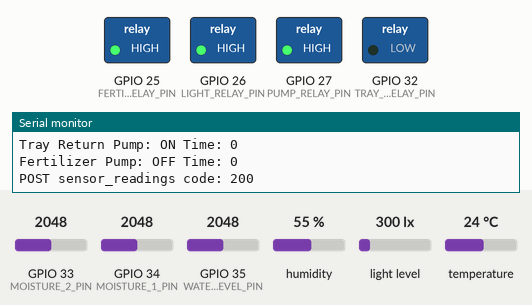
Simulated run of this sketch. Board: ESP32. Parts: switched loads named in the sketch (green lamp = pin HIGH), the last lines printed to the serial monitor. The test bench sets the inputs (shaded band); at power-on: light level 300 lx, GPIO 33 (MOISTURE_2_PIN) = 2048, GPIO 35 (WATER_LEVEL_PIN) = 2048, GPIO 34 (MOISTURE_1_PIN) = 2048, humidity 55 %, temperature 24 °C. WiFi joins after 1.5 s; servers stay silent unless stated; uploads are accepted with an empty reply.

Above: at 4.6 s.
4.7 s: light level set to 159 lx
6.2 s: light level set to 142 lx
At 7.5 s:
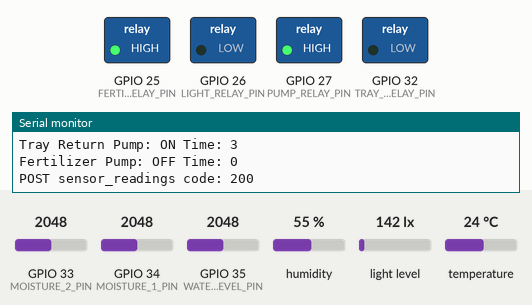
7.9 s: GPIO 33 (MOISTURE_2_PIN) set to 2460
9.4 s: GPIO 33 (MOISTURE_2_PIN) set to 2531
At 11.0 s:
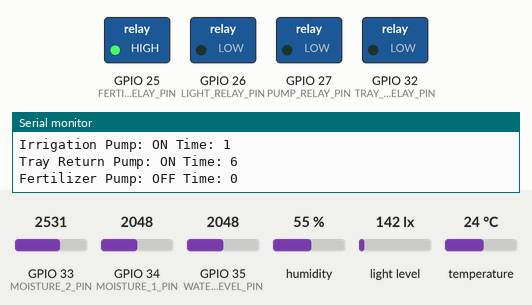
11.3 s: GPIO 35 (WATER_LEVEL_PIN) set to 27
13.1 s: GPIO 35 (WATER_LEVEL_PIN) set to 23
At 14.5 s:
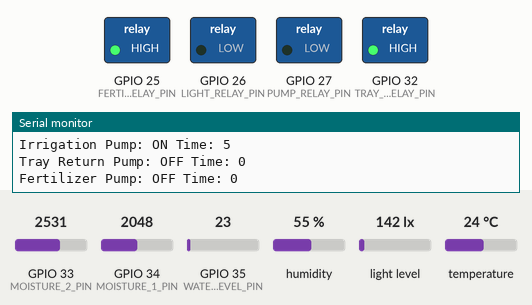
Timing chart, 0 to 15.7 s (numbered marks = the images above; inputs shaded):
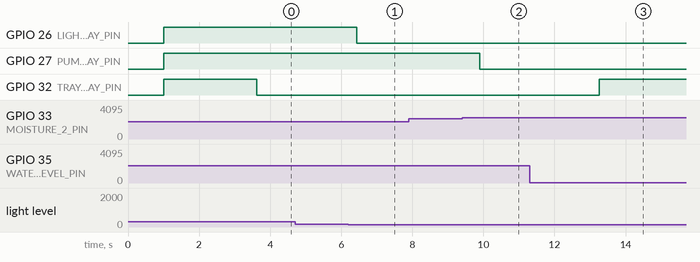

Measured:
- the behaviour switches between 150 and 149 lx on light level (found by bisection; images 0 and 1)
- the behaviour switches between 2486 and 2487 on GPIO 33 (MOISTURE_2_PIN) (found by bisection; images 1 and 2)
- the behaviour switches between 25 and 24 on GPIO 35 (WATER_LEVEL_PIN) (found by bisection; images 2 and 3)
- after the input at 6.2 s, GPIO 26 (LIGHT_RELAY_PIN): HIGH → LOW after 0.24 s
- after the input at 9.4 s, GPIO 27 (PUMP_RELAY_PIN): HIGH → LOW after 0.50 s
- after the input at 13.1 s, GPIO 32 (TRAY_PUMP_RELAY_PIN): LOW → HIGH after 0.15 s

The sketch:

esp32_v15_dual_moisture_thresholds.ino
```cpp
/*
  Smart Green House System V15
  ESP32 + Supabase + Website Adjustable Thresholds + Dual Soil Moisture Sensors

  Website threshold flow:
  Website Threshold Settings -> Supabase system_settings -> ESP32 reads every 5 seconds

  New update:
  - API URL/key is inside code, not pasted in website UI.
  - Two soil moisture sensors are used.
  - Overall soil moisture = (sensor 1 + sensor 2) / 2.
  - Auto irrigation pump is based on overall soil moisture.
  - Bottom tray water sensor controls tray return pump.
*/

#include <WiFi.h>
#include <HTTPClient.h>
#include <WiFiClientSecure.h>
#include <ArduinoJson.h>
#include <Wire.h>
#include <BH1750.h>
#include <DHT.h>

// ================= WIFI + SUPABASE =================
const char* ssid = "YOUR_WIFI_NAME";
const char* password = "YOUR_WIFI_PASSWORD";

String SUPABASE_URL = "https://jtnqlzdrwosrgqoxvjxs.supabase.co";
String SUPABASE_KEY = "PASTE_YOUR_LONG_ANON_KEY_HERE";

String READINGS_TABLE = "sensor_readings";
String CONTROL_TABLE = "device_controls";
String EVENTS_TABLE = "device_events";
String ALERTS_TABLE = "system_alerts";
String SETTINGS_TABLE = "system_settings";

// ================= SENSOR PINS =================
#define SDA_PIN 21
#define SCL_PIN 22
#define BH1750_ADDR 0x23

#define DHT_PIN 4
#define DHT_TYPE DHT11

#define MOISTURE_1_PIN 34
#define MOISTURE_2_PIN 33

// This water level sensor is placed at the BOTTOM TRAY.
#define WATER_LEVEL_PIN 35

// ================= RELAY PINS =================
// Total 4 relay channels
#define LIGHT_RELAY_PIN 26
#define PUMP_RELAY_PIN 27              // irrigation pump
#define FERTILIZER_RELAY_PIN 25
#define TRAY_PUMP_RELAY_PIN 32         // pump tray water back to main water tank

// ================= SENSOR CALIBRATION =================
// Adjust these values after real sensor testing.
#define DRY_VALUE 4095
#define WET_VALUE 1500

#define WATER_EMPTY_VALUE 0
#define WATER_FULL_VALUE 2500

// ================= DEFAULT THRESHOLDS =================
// Website values will replace these after ESP32 reads Supabase.
int lightThresholdLux = 150;
int moistureThresholdPercent = 70;
int trayWaterThresholdPercent = 0;

// Relay module active LOW
#define RELAY_ON LOW
#define RELAY_OFF HIGH

BH1750 lightMeter;
DHT dht(DHT_PIN, DHT_TYPE);
bool bh1750Ready = false;

// ================= TIMERS =================
unsigned long lastUploadTime = 0;
unsigned long uploadInterval = 3000;

unsigned long lastControlCheck = 0;
unsigned long controlCheckInterval = 1000;

unsigned long lastSettingsCheck = 0;
unsigned long settingsCheckInterval = 5000;

unsigned long lastTimerUpdate = 0;

// ================= DEVICE CONTROL STATES =================
String lightMode = "auto";
bool lightTarget = false;

String pumpMode = "auto";
bool pumpTarget = false;

String trayPumpMode = "auto";
bool trayPumpTarget = false;

// Fertilizer pump remains manual only
bool fertilizerTarget = false;

// ================= PREVIOUS STATES =================
bool prevLightState = false;
bool prevPumpState = false;
bool prevTrayPumpState = false;
bool prevFertilizerState = false;

// ================= ON TIME COUNTERS =================
unsigned long lightOnSeconds = 0;
unsigned long pumpOnSeconds = 0;
unsigned long trayPumpOnSeconds = 0;
unsigned long fertilizerOnSeconds = 0;

// ================= ALERT FLAGS =================
bool pumpFiveMinAlertSent = false;
bool trayWaterAlertSent = false;

// ================= BASIC FUNCTIONS =================
bool checkI2CDevice(byte address) {
  Wire.beginTransmission(address);
  return Wire.endTransmission() == 0;
}

int clampInt(int value, int minValue, int maxValue) {
  if (value < minValue) return minValue;
  if (value > maxValue) return maxValue;
  return value;
}

int readMoisturePercent(int pin) {
  int raw = analogRead(pin);
  int percent = map(raw, DRY_VALUE, WET_VALUE, 0, 100);
  return clampInt(percent, 0, 100);
}

void connectWiFi() {
  WiFi.mode(WIFI_STA);
  WiFi.begin(ssid, password);

  Serial.print("Connecting WiFi");

  int retry = 0;
  while (WiFi.status() != WL_CONNECTED && retry < 40) {
    delay(500);
    Serial.print(".");
    retry++;
  }

  Serial.println();

  if (WiFi.status() == WL_CONNECTED) {
    Serial.println("WiFi connected");
    Serial.println(WiFi.localIP());
  } else {
    Serial.println("WiFi failed. Use 2.4GHz WiFi.");
  }
}

String postJSON(String table, String jsonData) {
  if (WiFi.status() != WL_CONNECTED) connectWiFi();
  if (WiFi.status() != WL_CONNECTED) return "NO_WIFI";

  WiFiClientSecure client;
  client.setInsecure();
  HTTPClient http;

  String endpoint = SUPABASE_URL + "/rest/v1/" + table;
  http.begin(client, endpoint);
  http.addHeader("Content-Type", "application/json");
  http.addHeader("apikey", SUPABASE_KEY);
  http.addHeader("Authorization", "Bearer " + SUPABASE_KEY);
  http.addHeader("Prefer", "return=minimal");

  int code = http.POST(jsonData);
  String response = http.getString();
  http.end();

  Serial.print("POST ");
  Serial.print(table);
  Serial.print(" code: ");
  Serial.println(code);

  if (code != 201) Serial.println(response);
  return String(code);
}

void uploadAlert(String type, String message) {
  String json = "{";
  json += "\"alert_type\":\"" + type + "\",";
  json += "\"message\":\"" + message + "\",";
  json += "\"severity\":\"warning\"";
  json += "}";

  postJSON(ALERTS_TABLE, json);
}

void uploadEvent(String deviceName, String eventType, int durationSeconds) {
  String json = "{";
  json += "\"device_name\":\"" + deviceName + "\",";
  json += "\"event_type\":\"" + eventType + "\",";
  json += "\"duration_seconds\":" + String(durationSeconds);
  json += "}";

  postJSON(EVENTS_TABLE, json);
}

// ================= READ THRESHOLDS FROM WEBSITE/SUPABASE =================
void fetchThresholdSettings() {
  if (WiFi.status() != WL_CONNECTED) connectWiFi();
  if (WiFi.status() != WL_CONNECTED) return;

  WiFiClientSecure client;
  client.setInsecure();
  HTTPClient http;

  String endpoint = SUPABASE_URL + "/rest/v1/" + SETTINGS_TABLE;
  endpoint += "?select=setting_value&setting_key=eq.thresholds";

  http.begin(client, endpoint);
  http.addHeader("apikey", SUPABASE_KEY);
  http.addHeader("Authorization", "Bearer " + SUPABASE_KEY);

  int code = http.GET();

  if (code == 200) {
    String payload = http.getString();

    DynamicJsonDocument doc(2048);
    DeserializationError error = deserializeJson(doc, payload);

    if (!error && doc.is<JsonArray>() && doc.size() > 0) {
      JsonVariant settingValue = doc[0]["setting_value"];

      lightThresholdLux = settingValue["light_lux"] | lightThresholdLux;
      moistureThresholdPercent = settingValue["moisture_percent"] | moistureThresholdPercent;
      trayWaterThresholdPercent = settingValue["tray_water_percent"] | trayWaterThresholdPercent;

      lightThresholdLux = constrain(lightThresholdLux, 0, 100000);
      moistureThresholdPercent = constrain(moistureThresholdPercent, 0, 100);
      trayWaterThresholdPercent = constrain(trayWaterThresholdPercent, 0, 100);

      Serial.println("Threshold updated from website:");
      Serial.print("Light lux threshold: ");
      Serial.println(lightThresholdLux);
      Serial.print("Overall moisture threshold: ");
      Serial.println(moistureThresholdPercent);
      Serial.print("Tray water threshold: ");
      Serial.println(trayWaterThresholdPercent);
    }
  } else {
    Serial.print("Fetch threshold settings failed: ");
    Serial.println(code);
    Serial.println(http.getString());
  }

  http.end();
}

// ================= READ DEVICE BUTTON COMMANDS FROM WEBSITE =================
void fetchControlCommands() {
  if (WiFi.status() != WL_CONNECTED) connectWiFi();
  if (WiFi.status() != WL_CONNECTED) return;

  WiFiClientSecure client;
  client.setInsecure();
  HTTPClient http;

  String endpoint = SUPABASE_URL + "/rest/v1/" + CONTROL_TABLE;
  endpoint += "?select=device_name,mode,target_state";

  http.begin(client, endpoint);
  http.addHeader("apikey", SUPABASE_KEY);
  http.addHeader("Authorization", "Bearer " + SUPABASE_KEY);

  int code = http.GET();

  if (code == 200) {
    String payload = http.getString();

    DynamicJsonDocument doc(4096);
    DeserializationError error = deserializeJson(doc, payload);

    if (!error) {
      for (JsonObject obj : doc.as<JsonArray>()) {
        String deviceName = obj["device_name"] | "";
        String mode = obj["mode"] | "auto";
        bool targetState = obj["target_state"] | false;

        if (deviceName == "light_bulb") {
          lightMode = mode;
          lightTarget = targetState;
        } else if (deviceName == "water_pump") {
          pumpMode = mode;
          pumpTarget = targetState;
        } else if (deviceName == "tray_pump") {
          trayPumpMode = mode;
          trayPumpTarget = targetState;
        } else if (deviceName == "fertilizer_pump") {
          fertilizerTarget = targetState;
        }
      }
    }
  } else {
    Serial.print("Fetch control failed: ");
    Serial.println(code);
    Serial.println(http.getString());
  }

  http.end();
}

// ================= RELAY CONTROL =================
void setRelays(bool lightState, bool pumpState, bool trayPumpState, bool fertilizerState) {
  digitalWrite(LIGHT_RELAY_PIN, lightState ? RELAY_ON : RELAY_OFF);
  digitalWrite(PUMP_RELAY_PIN, pumpState ? RELAY_ON : RELAY_OFF);
  digitalWrite(TRAY_PUMP_RELAY_PIN, trayPumpState ? RELAY_ON : RELAY_OFF);
  digitalWrite(FERTILIZER_RELAY_PIN, fertilizerState ? RELAY_ON : RELAY_OFF);
}

void updateOnTimers(bool lightState, bool pumpState, bool trayPumpState, bool fertilizerState) {
  unsigned long now = millis();

  if (lastTimerUpdate == 0) {
    lastTimerUpdate = now;
    return;
  }

  unsigned long deltaMs = now - lastTimerUpdate;

  if (deltaMs >= 1000) {
    unsigned long deltaSeconds = deltaMs / 1000;

    if (lightState) lightOnSeconds += deltaSeconds;
    else lightOnSeconds = 0;

    if (pumpState) pumpOnSeconds += deltaSeconds;
    else pumpOnSeconds = 0;

    if (trayPumpState) trayPumpOnSeconds += deltaSeconds;
    else trayPumpOnSeconds = 0;

    if (fertilizerState) fertilizerOnSeconds += deltaSeconds;
    else fertilizerOnSeconds = 0;

    lastTimerUpdate += deltaSeconds * 1000;
  }
}

void handleDeviceEvents(bool lightState, bool pumpState, bool trayPumpState, bool fertilizerState) {
  if (lightState != prevLightState) {
    uploadEvent("light_bulb", lightState ? "ON" : "OFF", lightState ? 0 : lightOnSeconds);
    prevLightState = lightState;
  }

  if (pumpState != prevPumpState) {
    if (pumpState) pumpFiveMinAlertSent = false;
    uploadEvent("water_pump", pumpState ? "ON" : "OFF", pumpState ? 0 : pumpOnSeconds);
    prevPumpState = pumpState;
  }

  if (trayPumpState != prevTrayPumpState) {
    uploadEvent("tray_pump", trayPumpState ? "ON" : "OFF", trayPumpState ? 0 : trayPumpOnSeconds);
    prevTrayPumpState = trayPumpState;
  }

  if (fertilizerState != prevFertilizerState) {
    uploadEvent("fertilizer_pump", fertilizerState ? "ON" : "OFF", fertilizerState ? 0 : fertilizerOnSeconds);
    prevFertilizerState = fertilizerState;
  }
}

// ================= SETUP =================
void setup() {
  Serial.begin(115200);
  delay(1000);

  pinMode(LIGHT_RELAY_PIN, OUTPUT);
  pinMode(PUMP_RELAY_PIN, OUTPUT);
  pinMode(TRAY_PUMP_RELAY_PIN, OUTPUT);
  pinMode(FERTILIZER_RELAY_PIN, OUTPUT);

  setRelays(false, false, false, false);

  connectWiFi();

  Wire.begin(SDA_PIN, SCL_PIN);
  Wire.setClock(100000);
  delay(500);

  if (checkI2CDevice(BH1750_ADDR)) {
    bh1750Ready = lightMeter.begin(BH1750::CONTINUOUS_HIGH_RES_MODE, BH1750_ADDR, &Wire);
  } else {
    Serial.println("BH1750 not found. Check SDA/SCL wiring.");
  }

  dht.begin();

  pinMode(MOISTURE_1_PIN, INPUT);
  pinMode(MOISTURE_2_PIN, INPUT);
  pinMode(WATER_LEVEL_PIN, INPUT);

  fetchThresholdSettings();
  fetchControlCommands();

  Serial.println("Smart Green House V15 ready.");
}

// ================= MAIN LOOP =================
void loop() {
  if (millis() - lastControlCheck >= controlCheckInterval) {
    lastControlCheck = millis();
    fetchControlCommands();
  }

  if (millis() - lastSettingsCheck >= settingsCheckInterval) {
    lastSettingsCheck = millis();
    fetchThresholdSettings();
  }

  float lux = -1;
  if (bh1750Ready) {
    lux = lightMeter.readLightLevel();
  }

  float humidity = dht.readHumidity();
  float temperature = dht.readTemperature();

  if (isnan(humidity) || isnan(temperature)) {
    humidity = -1;
    temperature = -1;
  }

  int moisture1Raw = analogRead(MOISTURE_1_PIN);
  int moisture2Raw = analogRead(MOISTURE_2_PIN);

  int moisture1Percent = map(moisture1Raw, DRY_VALUE, WET_VALUE, 0, 100);
  moisture1Percent = constrain(moisture1Percent, 0, 100);

  int moisture2Percent = map(moisture2Raw, DRY_VALUE, WET_VALUE, 0, 100);
  moisture2Percent = constrain(moisture2Percent, 0, 100);

  int overallMoisturePercent = (moisture1Percent + moisture2Percent) / 2;

  int waterRaw = analogRead(WATER_LEVEL_PIN);
  int waterPercent = map(waterRaw, WATER_EMPTY_VALUE, WATER_FULL_VALUE, 0, 100);
  waterPercent = constrain(waterPercent, 0, 100);

  // ================= AUTO / MANUAL LOGIC =================
  bool lightRelayStatus =
    (lightMode == "manual") ? lightTarget : (lux >= 0 && lux < lightThresholdLux);

  bool pumpRelayStatus =
    (pumpMode == "manual") ? pumpTarget : (overallMoisturePercent < moistureThresholdPercent);

  bool trayPumpRelayStatus =
    (trayPumpMode == "manual") ? trayPumpTarget : (waterPercent > trayWaterThresholdPercent);

  bool fertilizerRelayStatus = fertilizerTarget;

  setRelays(lightRelayStatus, pumpRelayStatus, trayPumpRelayStatus, fertilizerRelayStatus);
  updateOnTimers(lightRelayStatus, pumpRelayStatus, trayPumpRelayStatus, fertilizerRelayStatus);
  handleDeviceEvents(lightRelayStatus, pumpRelayStatus, trayPumpRelayStatus, fertilizerRelayStatus);

  if (waterPercent > trayWaterThresholdPercent && !trayWaterAlertSent) {
    uploadAlert("TRAY_WATER_DETECTED", "Water is detected in the bottom tray. Tray return pump is activated to recycle water back to the tank.");
    trayWaterAlertSent = true;
  }

  if (waterPercent <= trayWaterThresholdPercent) {
    trayWaterAlertSent = false;
  }

  if (pumpRelayStatus && pumpOnSeconds >= 300 && overallMoisturePercent < 60 && !pumpFiveMinAlertSent) {
    uploadAlert("PUMP_LONG_ON_DRY_SOIL", "Irrigation pump has been ON for about 5 minutes, but overall soil moisture is still lower than 60%.");
    pumpFiveMinAlertSent = true;
  }

  Serial.println();
  Serial.println("===== Smart Green House Status =====");
  Serial.print("Temp: "); Serial.println(temperature);
  Serial.print("Humidity: "); Serial.println(humidity);
  Serial.print("Lux: "); Serial.println(lux);

  Serial.print("Moisture Sensor 1: "); Serial.println(moisture1Percent);
  Serial.print("Moisture Sensor 2: "); Serial.println(moisture2Percent);
  Serial.print("Overall Soil Moisture: "); Serial.println(overallMoisturePercent);

  Serial.print("Tray Water Level: "); Serial.println(waterPercent);
  Serial.print("Light threshold: "); Serial.println(lightThresholdLux);
  Serial.print("Overall moisture threshold: "); Serial.println(moistureThresholdPercent);
  Serial.print("Tray threshold: "); Serial.println(trayWaterThresholdPercent);

  Serial.print("Light: "); Serial.print(lightRelayStatus ? "ON" : "OFF");
  Serial.print(" Time: "); Serial.println(lightOnSeconds);

  Serial.print("Irrigation Pump: "); Serial.print(pumpRelayStatus ? "ON" : "OFF");
  Serial.print(" Time: "); Serial.println(pumpOnSeconds);

  Serial.print("Tray Return Pump: "); Serial.print(trayPumpRelayStatus ? "ON" : "OFF");
  Serial.print(" Time: "); Serial.println(trayPumpOnSeconds);

  Serial.print("Fertilizer Pump: "); Serial.print(fertilizerRelayStatus ? "ON" : "OFF");
  Serial.print(" Time: "); Serial.println(fertilizerOnSeconds);

  if (millis() - lastUploadTime >= uploadInterval) {
    lastUploadTime = millis();

    String json = "{";
    json += "\"temperature\":" + String(temperature, 2) + ",";
    json += "\"humidity\":" + String(humidity, 2) + ",";
    json += "\"lux\":" + String(lux, 2) + ",";

    json += "\"moisture_raw\":" + String(moisture1Raw) + ",";
    json += "\"moisture_1_raw\":" + String(moisture1Raw) + ",";
    json += "\"moisture_1_percent\":" + String(moisture1Percent) + ",";
    json += "\"moisture_2_raw\":" + String(moisture2Raw) + ",";
    json += "\"moisture_2_percent\":" + String(moisture2Percent) + ",";
    json += "\"moisture_percent\":" + String(overallMoisturePercent) + ",";

    json += "\"water_level_raw\":" + String(waterRaw) + ",";
    json += "\"water_level_percent\":" + String(waterPercent) + ",";

    json += "\"light_relay\":" + String(lightRelayStatus ? "true" : "false") + ",";
    json += "\"pump_relay\":" + String(pumpRelayStatus ? "true" : "false") + ",";
    json += "\"tray_pump_relay\":" + String(trayPumpRelayStatus ? "true" : "false") + ",";
    json += "\"fertilizer_relay\":" + String(fertilizerRelayStatus ? "true" : "false") + ",";

    json += "\"light_on_seconds\":" + String(lightOnSeconds) + ",";
    json += "\"pump_on_seconds\":" + String(pumpOnSeconds) + ",";
    json += "\"tray_pump_on_seconds\":" + String(trayPumpOnSeconds) + ",";
    json += "\"fertilizer_on_seconds\":" + String(fertilizerOnSeconds);

    json += "}";

    postJSON(READINGS_TABLE, json);
  }

  delay(500);
}
```
